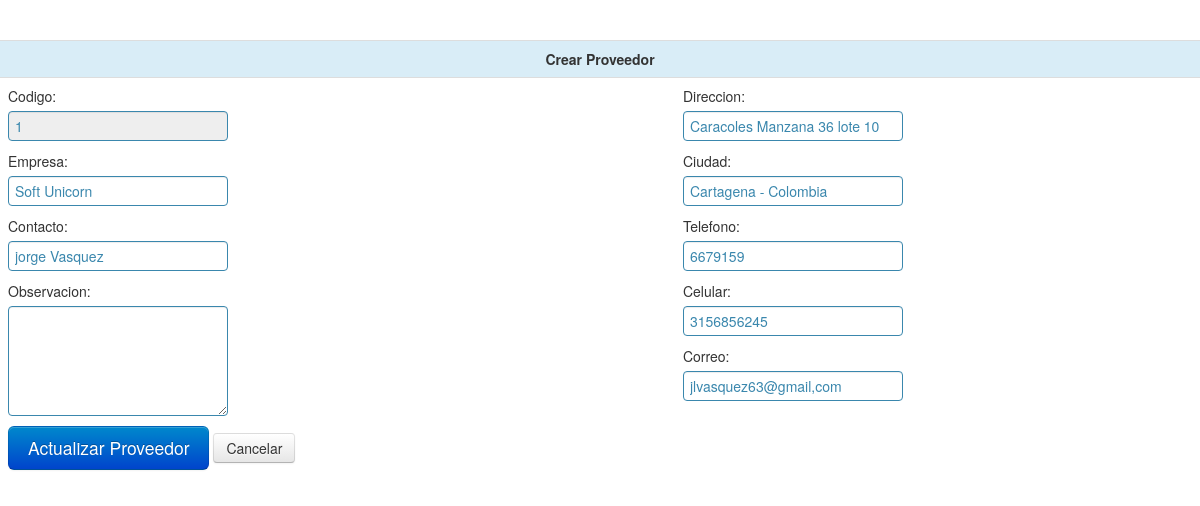
The page /crear_proveedor.php?codigo=1 (signed in) on the database its author committed.
### tables this page shows
CREATE TABLE IF NOT EXISTS `proveedor` (
  `codigo` int(255) NOT NULL AUTO_INCREMENT,
  `empresa` varchar(255) NOT NULL,
  `nom` varchar(255) NOT NULL,
  `dir` varchar(255) NOT NULL,
  `ciudad` varchar(255) NOT NULL,
  `tel` varchar(255) NOT NULL,
  `cel` varchar(255) NOT NULL,
  `correo` varchar(255) NOT NULL,
  `obs` varchar(255) NOT NULL,
  `estado` text NOT NULL,
  PRIMARY KEY (`codigo`)
);

### crear_proveedor.php (the view, shortened to what this page needs)
<?php
		$can=mysql_query("SELECT MAX(codigo)as numero FROM proveedor");
		if($dato=mysql_fetch_array($can)){
			$numero=$dato['numero']+1;
		}
		$codigo='';$contacto='';$empresa='';$ciudad='';$correo='';$direccion='';$telefono='';$celular='';$obs='';
		if(!empty($_GET['codigo'])){
			$numero=$_GET['codigo'];
			$can=mysql_query("SELECT * FROM proveedor where codigo=$numero");
			if($dato=mysql_fetch_array($can)){
				$empresa=$dato['empresa'];$contacto=$dato['nom'];$direccion=$dato['dir'];$ciudad=$dato['ciudad'];$telefono=$dato['tel'];$celular=$dato['cel'];$correo=$dato['correo'];$obs=$dato['obs'];$boton="Actualizar Proveedor";}}else{$boton="Guardar Proveedor";}
?>
<!DOCTYPE html>
<html lang="en">
<head>
    <link href="css/bootstrap.css" rel="stylesheet">
    <link href="css/bootstrap-responsive.css" rel="stylesheet">
    <link href="css/docs.css" rel="stylesheet">
    <link href="js/google-code-prettify/prettify.css" rel="stylesheet">
</head>
<body data-spy="scroll" data-target=".bs-docs-sidebar">
<div align="center">
<div class="control-group info">
<form name="form1" method="post" action="">
  <table width="80%" border="0" class="table">
  <tr class="info">
    <td colspan="2"><center><strong>Crear Proveedor</strong></center></td>
    </tr>
  <tr>
    <td>
      	<label for="textfield">Codigo: </label><input type="text" name="codigo" id="codigo" value="<?php echo $numero; ?>" readonly>
    	<label for="textfield">Empresa: </label><input type="text" name="empresa" id="empresa" value="<?php echo $empresa; ?>" required>
      	<label for="textfield">Contacto: </label><input type="text" name="contacto" id="contacto" value="<?php echo $contacto; ?>" required>
        <label for="textfield">Observacion: </label>
        <label for="textarea"></label><textarea name="obs" id="obs" cols="45" rows="5"><?php echo $obs; ?></textarea><br>
        	<button class="btn btn-large btn-primary" type="submit"><?php echo $boton; ?></button>
         	<?php if($boton=='Actualizar Proveedor'){ ?> <a href="crear_proveedor.php" class="btn">Cancelar</a><?php } ?>
    </td>
    <td>
    	<label for="textfield">Direccion: </label><input type="text" name="direccion" id="direccion" value="<?php echo $direccion; ?>" required>
        <label for="textfield">Ciudad: </label><input type="text" name="ciudad" id="ciudad" value="<?php echo $ciudad; ?>" required>
        <label for="textfield">Telefono: </label><input type="text" name="telefono" id="telefono" value="<?php echo $telefono; ?>" >
        <label for="textfield">Celular: </label><input type="text" name="celular" id="celular" value="<?php echo $celular; ?>" >
        <label for="textfield">Correo: </label><input type="text" name="correo" id="correo" value="<?php echo $correo; ?>" >
    </td>
  </tr>
</table>
</form>
</div>
</div>
</body>
</html>

### css/docs.css (style rules this page uses)
body { position: relative; padding-top: 40px; }

### rows shown on the page
proveedor: empresa "Soft Unicorn", contacto "jorge Vasquez", direccion "Caracoles Manzana 36 lote 10", ciudad "Cartagena - Colombia", telefono "6679159", celular "3156856245", correo "jlvasquez63@gmail,com"

### other values the page prints
$boton "Actualizar Proveedor"
